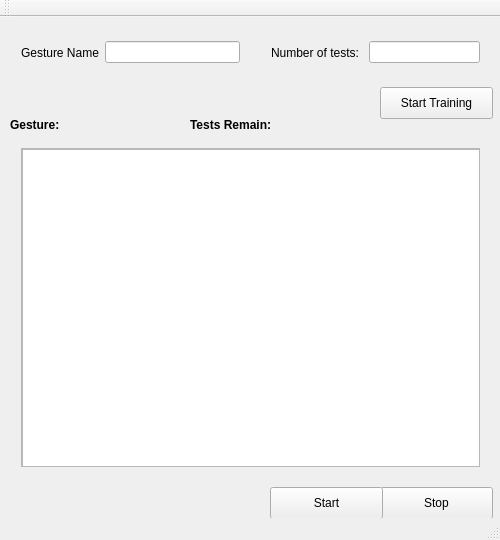
<?xml version="1.0" encoding="UTF-8"?>
<ui version="4.0">
 <class>MainWindow</class>
 <widget class="QMainWindow" name="MainWindow">
  <property name="geometry">
   <rect>
    <x>0</x>
    <y>0</y>
    <width>500</width>
    <height>540</height>
   </rect>
  </property>
  <property name="windowTitle">
   <string>myoSign</string>
  </property>
  <widget class="QWidget" name="centralWidget">
   <widget class="QLabel" name="gestureNameOutput">
    <property name="geometry">
     <rect>
      <x>80</x>
      <y>100</y>
      <width>101</width>
      <height>16</height>
     </rect>
    </property>
    <property name="text">
     <string/>
    </property>
   </widget>
   <widget class="QWidget" name="verticalLayoutWidget_2">
    <property name="geometry">
     <rect>
      <x>10</x>
      <y>120</y>
      <width>481</width>
      <height>341</height>
     </rect>
    </property>
    <layout class="QVBoxLayout" name="verticalLayout_2">
     <item>
      <widget class="QScrollArea" name="scrollArea_2">
       <property name="widgetResizable">
        <bool>true</bool>
       </property>
       <widget class="QWidget" name="scrollAreaWidgetContents_2">
        <property name="geometry">
         <rect>
          <x>0</x>
          <y>0</y>
          <width>477</width>
          <height>337</height>
         </rect>
        </property>
        <widget class="QPlainTextEdit" name="outputData">
         <property name="geometry">
          <rect>
           <x>0</x>
           <y>0</y>
           <width>481</width>
           <height>341</height>
          </rect>
         </property>
        </widget>
       </widget>
      </widget>
     </item>
    </layout>
   </widget>
   <widget class="QLabel" name="testsRemainOutput">
    <property name="geometry">
     <rect>
      <x>290</x>
      <y>100</y>
      <width>59</width>
      <height>16</height>
     </rect>
    </property>
    <property name="text">
     <string/>
    </property>
   </widget>
   <widget class="QWidget" name="horizontalLayoutWidget">
    <property name="geometry">
     <rect>
      <x>10</x>
      <y>0</y>
      <width>241</width>
      <height>71</height>
     </rect>
    </property>
    <layout class="QHBoxLayout" name="horizontalLayout">
     <item>
      <widget class="QLabel" name="gesturenameLabel">
       <property name="text">
        <string>Gesture Name</string>
       </property>
      </widget>
     </item>
     <item>
      <widget class="QLineEdit" name="gesturename">
       <property name="text">
        <string/>
       </property>
      </widget>
     </item>
    </layout>
   </widget>
   <widget class="QLabel" name="testlabel">
    <property name="geometry">
     <rect>
      <x>190</x>
      <y>100</y>
      <width>101</width>
      <height>16</height>
     </rect>
    </property>
    <property name="font">
     <font>
      <weight>75</weight>
      <bold>true</bold>
     </font>
    </property>
    <property name="text">
     <string>Tests Remain:</string>
    </property>
   </widget>
   <widget class="QPushButton" name="stop">
    <property name="geometry">
     <rect>
      <x>380</x>
      <y>470</y>
      <width>113</width>
      <height>32</height>
     </rect>
    </property>
    <property name="text">
     <string>Stop</string>
    </property>
   </widget>
   <widget class="QLabel" name="gestureLabel">
    <property name="geometry">
     <rect>
      <x>10</x>
      <y>100</y>
      <width>59</width>
      <height>16</height>
     </rect>
    </property>
    <property name="font">
     <font>
      <weight>75</weight>
      <bold>true</bold>
     </font>
    </property>
    <property name="text">
     <string>Gesture:</string>
    </property>
   </widget>
   <widget class="QPushButton" name="start">
    <property name="geometry">
     <rect>
      <x>270</x>
      <y>470</y>
      <width>113</width>
      <height>32</height>
     </rect>
    </property>
    <property name="text">
     <string>Start</string>
    </property>
   </widget>
   <widget class="QWidget" name="horizontalLayoutWidget_2">
    <property name="geometry">
     <rect>
      <x>260</x>
      <y>0</y>
      <width>231</width>
      <height>71</height>
     </rect>
    </property>
    <layout class="QHBoxLayout" name="horizontalLayout_2">
     <item>
      <widget class="QLabel" name="testNumLabel">
       <property name="text">
        <string>Number of tests: </string>
       </property>
      </widget>
     </item>
     <item>
      <widget class="QLineEdit" name="testNum"/>
     </item>
    </layout>
   </widget>
   <widget class="QPushButton" name="startTraining">
    <property name="geometry">
     <rect>
      <x>380</x>
      <y>70</y>
      <width>113</width>
      <height>32</height>
     </rect>
    </property>
    <property name="text">
     <string>Start Training</string>
    </property>
    <property name="default">
     <bool>false</bool>
    </property>
    <property name="flat">
     <bool>false</bool>
    </property>
   </widget>
  </widget>
  <widget class="QToolBar" name="mainToolBar">
   <property name="windowTitle">
    <string>myoSign</string>
   </property>
   <attribute name="toolBarArea">
    <enum>TopToolBarArea</enum>
   </attribute>
   <attribute name="toolBarBreak">
    <bool>false</bool>
   </attribute>
  </widget>
  <widget class="QStatusBar" name="statusBar"/>
  <action name="actionsetgesturename">
   <property name="text">
    <string>setgesturename</string>
   </property>
   <property name="toolTip">
    <string>Set the gesture name</string>
   </property>
  </action>
 </widget>
 <layoutdefault spacing="6" margin="11"/>
 <resources/>
 <connections/>
</ui>
